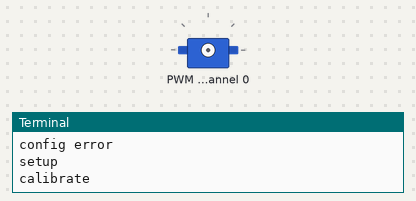
The program below on a simulated Raspberry Pi (BCM pin numbers). On the bench: servo, the last lines printed to the terminal. System figures (address, load, memory, disk, uptime) are fixed made-up values; servo angles are drawn from the pulse width (0.5 ms = 0°, 2.5 ms = 180°); files that are not in the repository are absent; library files of the repository ran but are not shown: PCA9685.py. At 18.0 s the program stops and its outputs stay as they are.

Above: at 0.1 s.
At 4.1 s:
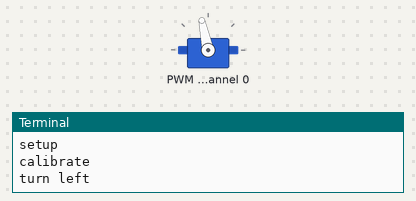
At 12.1 s:
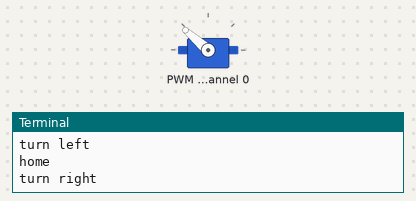
At 16.1 s:
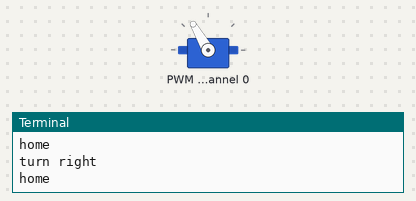
Timing chart, 0 to 17.6 s (numbered marks = the images above):
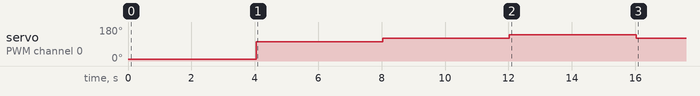

The program:

direction_car.py
```python
import PCA9685 as servo
from time import sleep                 # Import necessary modules

def Map(x, in_min, in_max, out_min, out_max):
        return (x - in_min) * (out_max - out_min) / (in_max - in_min) + out_min

def setup(busnum=None):
        global leftPWM, rightPWM, homePWM, pwm
        leftPWM = 400
        homePWM = 450
        rightPWM = 500
        offset =0
        try:
                for line in open('config'):
                        if line[0:8] == 'offset =':
                                offset = int(line[9:-1])
        except:
                print 'config error'
        leftPWM += offset
        homePWM += offset
        rightPWM += offset
        if busnum == None:
                pwm = servo.PWM()                  # Initialize the servo controller.
        else:
                pwm = servo.PWM(bus_number=busnum) # Initialize the servo controller.
        pwm.frequency = 60
	print 'setup'
# Control the servo connected to channel 0 of the servo control board, so as to make the
# car turn left.
# ==========================================================================================
def turn_left():
        global leftPWM
        pwm.write(0, 0, leftPWM)  # CH0
	print 'turn left'
# ==========================================================================================
# Make the car turn right.
# ==========================================================================================
def turn_right():
        global rightPWM
        pwm.write(0, 0, rightPWM)
	print 'turn right'
# ==========================================================================================
# Make the car turn back.
# ==========================================================================================

def turn(angle):
	print 'turn'
        angle = Map(angle, 0, 255, leftPWM, rightPWM)
        pwm.write(0, 0, angle)

def home():
        global homePWM
        pwm.write(0, 0, homePWM)
	print 'home'

def stop():
	print 'stop'
	pwm.write(0, 0, 0)


def calibrate(x):
	print 'calibrate'
	pwm.write(0,0, 0)
        #pwm.write(0, 0, 450+x)

def test():
        #while True:
	calibrate(0)
	sleep(4)
	turn_left()
	sleep(4)
        home()
        sleep(4)
        turn_right()
        sleep(4)
        home()

if __name__ == '__main__':
        setup()
        #home()
        test()
        sleep(2)
	stop()
```
